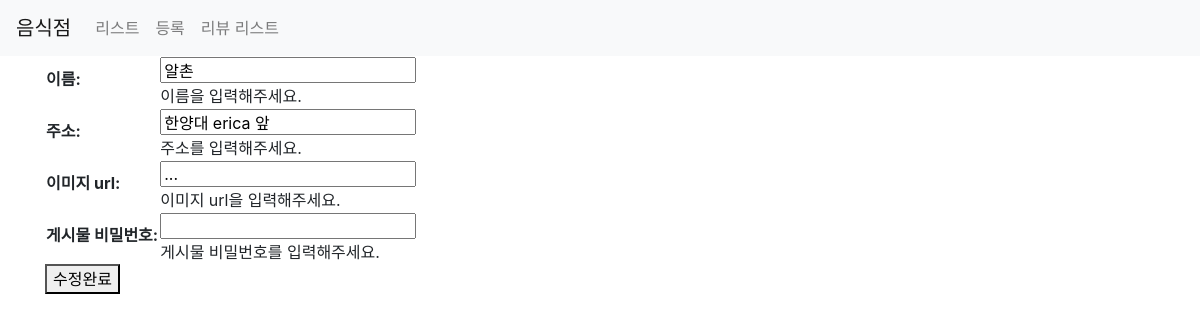
/third/update/?id=20, run on the app's committed database.
### third/models.py (models this page shows)
class Restaurant(models.Model):
    name = models.CharField(max_length=30)
    address = models.CharField(max_length=200)
    password = models.CharField(max_length=20, default=None, null=True)
    image = models.CharField(max_length=500, default=None, null=True)
    created_at = models.DateTimeField(auto_now_add=True)
    updated_at = models.DateTimeField(auto_now=True)

### third/views.py (the view)
# urls.py: path('update/', views.update, name='restaurant-update'),
def update(request):
    if request.method == 'POST' and 'id' in request.POST:
        item = get_object_or_404(Restaurant, pk=request.POST.get('id'))
        password = request.POST.get('password', '')
        form = UpdateRestaurantForm(request.POST, instance=item)
        if form.is_valid() and password == item.password:
            item = form.save()
    elif request.method == "GET":
        item = get_object_or_404(Restaurant, pk=request.GET.get('id'))
        form = RestaurantForm(instance=item)
        return render(request, 'third/update.html', {'form': form})
    return HttpResponseRedirect('/third/list/')

### third/forms.py
class RestaurantForm(ModelForm):
    class Meta:
        model = Restaurant
        fields = ['name', 'address', 'image', 'password']
        labels = {
            'name': _('이름'),
            'address': _('주소'),
            'image': _('이미지 url'),
            'password': _('게시물 비밀번호'),
        }
        help_texts = {
            'name': _('이름을 입력해주세요.'),
            'address': _('주소를 입력해주세요.'),
            'image': _('이미지 url을 입력해주세요.'),
            'password': _('게시물 비밀번호를 입력해주세요.'),
        }
        widgets = {
            'password': forms.PasswordInput()
        }
        error_messages = {
            'name': {
                'max_length': _('이름이 너무 깁니다. 30자 이하로 해주세요.')
            },
            'image': {
                'max_length': _('이미지 주소의 길이가 너무 깁니다. 500자 이하로 해주세요.')
            },
            'password': {
                'max_length': _('비밀번호가 너무 깁니다. 20자 이하로 해주세요.')
            },
        }

### third/templates/third/update.html (shortened to what this page needs)
{% extends 'third/base.html' %}
{% load static %}
{% block content %}
<div class="container">
    <form action="{% url 'restaurant-update' %}" method="post">
        <table>
            {{ form.as_table }}
        </table>
        <button type="submit">수정완료</button>
    </form>
</div>
{% endblock %}

### data on the page
Restaurant: name "알촌", address "한양대 erica 앞", image "..."
